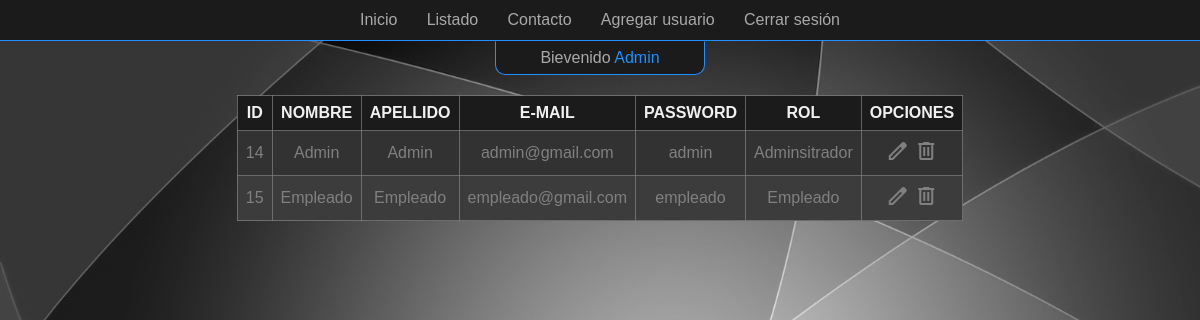
The app's page /views/usuarios/listadoUsuarios.php (signed in) with its own data.
### tables this page shows
CREATE TABLE `usuarios` (
  `id` int(11) NOT NULL,
  `nombre` varchar(100) NOT NULL,
  `apellido` varchar(100) NOT NULL,
  `email` varchar(100) NOT NULL,
  `password` varchar(100) NOT NULL,
  `id_rol` int(11) NOT NULL
);

### views/usuarios/listadoUsuarios.php (the view, shortened to what this page needs)
<?php
include("../../includes/db.php");
$resultado = $conn->query("SELECT * FROM usuarios;");
?>
<!DOCTYPE html>
<html lang="en">
<head>
    <link rel="stylesheet" href="../../styles/style.css">
</head>
<body>
<?php include("../../includes/navbar.php");?>
<?php if (isset($_SESSION["id"])) { ?>
    <div class="wel-user">
        <p>Bievenido <span class="det-blue"><?php echo $_SESSION["nombre"];?></span></p>
    </div>
    <?php } ?>
    <table>
        <thead>
            <tr class="cabezal">
                <?php if (isset($_SESSION["id"])) { ?>
                <th>ID</th>
                <?php } ?>
                <th>NOMBRE</th>
                <th>APELLIDO</th>
                <?php if (isset($_SESSION["id"])) { ?>
                <th>E-MAIL</th>
                    <?php if (($_SESSION["id_rol"]==1)) { ?>
                        <th>PASSWORD</th>
                    <?php } ?>
                <?php } ?>
                <th>ROL</th>
                <?php if (isset($_SESSION["id"])) { ?>
                    <?php if (($_SESSION["id_rol"]==1)) { ?>
                        <th>OPCIONES</th>
                    <?php } ?>
                <?php } ?>
            </tr>
        </thead>
        <tbody>
            <?php while ($fila = $resultado->fetch_object()) { ?>
            <tr>
                <?php if (isset($_SESSION["id"])) { ?>
                    <td><?php echo $fila->id ?></td>
                <?php } ?>
                <td><?php echo $fila->nombre ?></td>
                <td><?php echo $fila->apellido ?></td>
                <?php if (isset($_SESSION["id"])) { ?>
                    <td><?php echo $fila->email ?></td>
                <?php } ?>
                <?php if (isset($_SESSION["id"])) {
                    if (($_SESSION["id_rol"]==1)) { ?>
                        <td><?php echo $fila->password ?></td>
                    <?php } ?>
                    <td>
                        <?php
                            if ($fila->id_rol==1) {
                                echo "Adminsitrador";
                            } else if ($fila->id_rol==2) {
                                echo "Empleado";
                            }
                        ?>
                    </td>
                <?php if (isset($_SESSION["id"])) {
                    if (($_SESSION["id_rol"]==1)) { ?>
                    <td class="last-td">
                        <a href="formularioUsuarios.php?id=<?php echo $fila->id?>"><span class="material-symbols-outlined">edit</span></a>
                        <a href="../../controllers/usuarios/operacionesUsuarios.php?operacion=eliminar&id=<?php echo $fila->id?>"><span class="material-symbols-outlined">delete</span></a>
                    </td>
                    <?php } ?>
                <?php } ?>
            </tr>
            <?php } ?>
            <?php } ?>
        </tbody>
    </table>
</body>
</html>

### includes/navbar.php (shortened to what this page needs)
<nav>
    <ul>
            <li><a href="../inicio/index.php" class="nav-link">Inicio</a></li>
            <?php if (isset($_SESSION["id"])) { ?>
            <li><a href="../usuarios/listadoUsuarios.php" class="nav-link">Listado</a></li>
            <?php } ?>
            <li><a href="../contacto/contacto.php" class="nav-link">Contacto</a></li>
            <?php if (isset($_SESSION["id"])) {
                if (($_SESSION["id_rol"]==1)) { ?>
                <li><a href="../usuarios/formularioUsuarios.php" class="nav-link">Agregar usuario</a></li>
                <?php } ?>
            <li><a href="../../controllers/session/operacionLogOut.php" class="nav-link">Cerrar sesión</a></li>
            <?php } ?>
    </ul>
</nav>

### styles/style.css (style rules this page uses)
body { padding: 0px; margin: 0px; background-color: rgb(58, 58, 58); font-family: sans-serif; color: darkgray; background-image: url("images/fondo.jpg"); background-size: cover; background-attachment: fixed; }
.det-blue { color: dodgerblue; }
nav { display: flex; height: 2.5em; background-color: rgb(27, 27, 27) ; border-bottom: 1px solid dodgerblue; }
ul { margin: 0 auto; list-style-type: none; display: flex; align-items: center; justify-content: space-between; width: 30em; padding: 5px; }
li { display: inline-block; }
.nav-link { color: darkgray; text-decoration: none; border-bottom: 1px dashed transparent; transition: all 0.25s ease; }
.wel-user { margin-bottom: 5px; margin: 0 auto; display: flex; align-items: center; justify-content: center; width: 13em; height: 2em; background-color: rgb(27, 27, 27) ; border: 1px solid dodgerblue; border-top: 1px solid rgb(27, 27, 27); border-bottom-left-radius: 10px; border-bottom-right-radius: 10px; margin: 0 auto; }
table { margin: 20px auto; color: gray; }
table, td, th { border: 1px solid rgba(128, 128, 128, 0.719); border-collapse: collapse; padding: 0.5em; text-align: center; }
table tr:nth-child(even) { background-color: rgb(60, 60, 60); }
table tr:nth-child(odd) { background-color: rgb(50, 50, 50); }
.cabezal:nth-child(odd) { background-color: rgb(27, 27, 27); color: #f1f1f1; }
table a { color: gray; transition: all 0.25s ease; }

### records on screen
usuarios: id "14", nombre "Admin", apellido "Admin", email "admin@gmail.com", password "admin", shows "Adminsitrador"
usuarios: id "15", nombre "Empleado", apellido "Empleado", email "empleado@gmail.com", password "empleado"

### other values on screen
$_SESSION["nombre"] "Admin"
